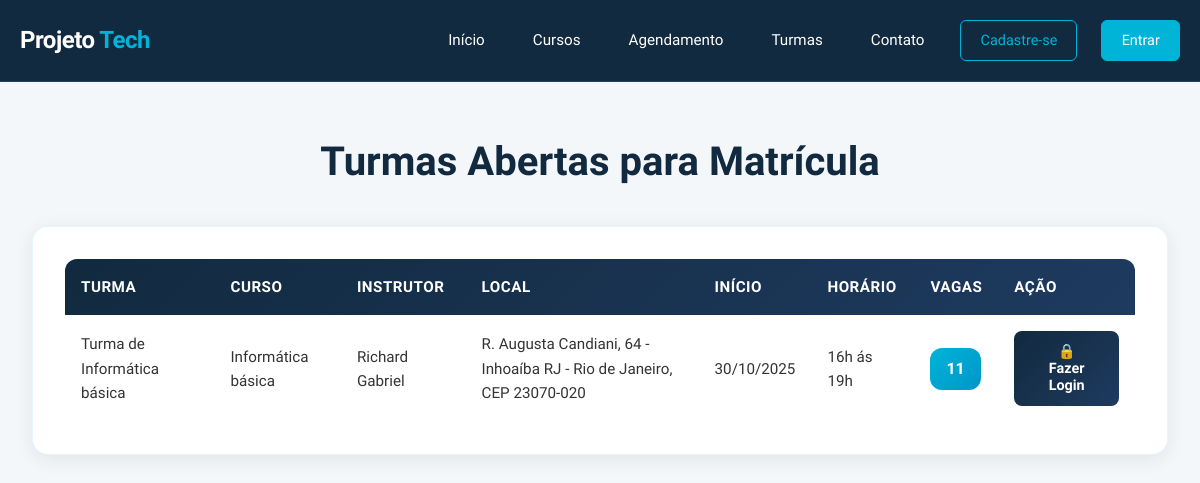
Page /clientes/ver_turmas.php on the committed database.
### tables this page shows
CREATE TABLE `formar_turmas` (
  `id_turma` int(11) NOT NULL,
  `nome_turma` varchar(100) NOT NULL,
  `id_curso` int(11) NOT NULL,
  `id_instrutor` int(11) NOT NULL,
  `local` varchar(100) NOT NULL,
  `data_inicio` date NOT NULL,
  `data_fim` date DEFAULT NULL,
  `horario` varchar(50) NOT NULL,
  `capacidade` int(11) DEFAULT '12',
  `inscritos` int(11) DEFAULT '0',
  `vagas_disponiveis` int(11) DEFAULT '12',
  `status` enum('Aberta','Ativa','Lotada','Encerrada','Cancelada') DEFAULT 'Aberta',
  `descricao` text,
  `data_criacao` timestamp NOT NULL DEFAULT CURRENT_TIMESTAMP
);

CREATE TABLE `curso` (
  `id_curso` int(11) NOT NULL,
  `nome_curso` varchar(100) NOT NULL,
  `tipo_curso` enum('Fisico','Online') DEFAULT 'Fisico',
  `descricao` text,
  `duracao` varchar(50) DEFAULT NULL
);

CREATE TABLE `instrutor` (
  `id_instrutor` int(11) NOT NULL,
  `nome` varchar(100) NOT NULL,
  `area` varchar(100) DEFAULT NULL,
  `sexo` enum('M','F','Outro') DEFAULT NULL
);

### clientes/ver_turmas.php (the view, shortened to what this page needs)
<?php
include '../php/conexao.php';
$usuario_logado = isset($_SESSION['id_usuario']);
$id_usuario = isset($_SESSION['id_usuario']) ? $_SESSION['id_usuario'] : null;
$sql = "SELECT ft.*, c.nome_curso, i.nome AS instrutor_nome
        FROM formar_turmas ft
        JOIN curso c ON ft.id_curso = c.id_curso
        JOIN instrutor i ON ft.id_instrutor = i.id_instrutor
        WHERE ft.vagas_disponiveis > 0 AND ft.status = 'Aberta'";
$turmas = $pdo->query($sql)->fetchAll(PDO::FETCH_ASSOC);
$sql_matriculas = "SELECT id_turma FROM turma_alunos WHERE id_usuario = ?";
$stmt_matriculas = $pdo->prepare($sql_matriculas);
$stmt_matriculas->execute([$id_usuario]);
$matriculas_aluno = $stmt_matriculas->fetchAll(PDO::FETCH_COLUMN);
?>
<!DOCTYPE html>
<html lang="pt-br">
<head>
    <link rel="stylesheet" href="../css/navbar.css">
    <link rel="stylesheet" href="../css/ver_dados.css">
</head>
<body>
    <?php include("../acessos/navbar_publico.php") ?>
    <main>
        <h2>Turmas Abertas para Matrícula</h2>
        <?php if (empty($turmas)): ?>
            <div class="mensagem_vazia">
                <p>Nenhuma turma disponível para matrícula no momento.</p>
            </div>
        <?php else: ?>
            <div class="table-container">
                <table>
                    <thead>
                        <tr>
                            <th>Turma</th>
                            <th>Curso</th>
                            <th>Instrutor</th>
                            <th>Local</th>
                            <th>Início</th>
                            <th>Horário</th>
                            <th>Vagas</th>
                            <th>Ação</th>
                        </tr>
                    </thead>
                    <tbody>
                        <?php foreach ($turmas as $t):
                            $ja_matriculado = in_array($t['id_turma'], $matriculas_aluno);
                        ?>
                            <tr>
                                <td data-label="Turma"><?= htmlspecialchars($t['nome_turma']) ?></td>
                                <td data-label="Curso"><?= htmlspecialchars($t['nome_curso']) ?></td>
                                <td data-label="Instrutor"><?= htmlspecialchars($t['instrutor_nome']) ?></td>
                                <td data-label="Local"><?= htmlspecialchars($t['local']) ?></td>
                                <td data-label="Início"><?= date('d/m/Y', strtotime($t['data_inicio'])) ?></td>
                                <td data-label="Horário"><?= htmlspecialchars($t['horario']) ?></td>
                                <td data-label="Vagas">
                                    <span class="vagas-badge"><?= htmlspecialchars($t['vagas_disponiveis']) ?></span>
                                </td>
                                <td data-label="Ação">
                                    <?php if (!$usuario_logado): ?>
                                        <a href="../acessos/login.php"><button>🔒 Fazer Login</button></a>
                                    <?php elseif ($ja_matriculado): ?>
                                        <button disabled>Já Matriculado</button>
                                    <?php endif; ?>
                                </td>
                            </tr>
                        <?php endforeach; ?>
                    </tbody>
                </table>
            </div>
        <?php endif; ?>
    </main>
</body>
</html>

### css/navbar.css (style rules this page uses)
* { margin: 0; padding: 0; box-sizing: border-box; }
body { font-family: 'Alan Sans', sans-serif; background-color: #f4f7fa; }

### css/ver_dados.css (style rules this page uses)
* { margin: 0; padding: 0; box-sizing: border-box; }
body { background-color: #f8f9fa; font-family: 'Alan Sans', sans-serif; color: #333; line-height: 1.6; }
main { max-width: 1400px; margin: 0 auto; padding: 3rem 2rem; }
main h2 { font-size: 2.5rem; font-weight: 700; color: #122A3F; margin-bottom: 2rem; text-align: center; }
.table-container { background: white; border-radius: 16px; padding: 2rem; box-shadow: 0 4px 20px rgba(0, 0, 0, 0.08); border: 1px solid rgba(0, 180, 216, 0.1); overflow-x: auto; margin-top: 2rem; }
table { width: 100%; border-collapse: separate; border-spacing: 0; margin: 0; }
thead { background: linear-gradient(135deg, #122A3F 0%, #1e3a5f 100%); color: white; }
thead th { padding: 1rem; text-align: left; font-weight: 600; font-size: 0.95rem; text-transform: uppercase; letter-spacing: 0.5px; }
thead th:first-child { border-top-left-radius: 12px; }
thead th:last-child { border-top-right-radius: 12px; }
tbody tr { transition: all 0.2s ease; border-bottom: 1px solid #e9ecef; }
tbody tr:last-child { border-bottom: none; }
tbody td { padding: 1rem; font-size: 0.95rem; color: #333; }
button, .btn { background: linear-gradient(135deg, #122A3F 0%, #1e3a5f 100%); color: white; padding: 0.75rem 1.5rem; border: none; border-radius: 8px; cursor: pointer; font-size: 0.9rem; font-weight: 600; transition: all 0.2s ease; font-family: inherit; }
.vagas-badge { display: inline-block; background: linear-gradient(135deg, #00b4d8, #0096c7); color: white; padding: 0.5rem 1rem; border-radius: 12px; font-weight: 700; font-size: 1rem; }

### rows in the picture
formar_turmas: nome_turma "Turma de Informática básica", id_curso.nome_curso "Informática básica", id_instrutor.nome "Richard Gabriel", local "R. Augusta Candiani, 64 - Inhoaíba RJ - Rio de Janeiro, CEP 23070-020", data_inicio "30/10/2025", horario "16h ás 19h", vagas_disponiveis "11"
